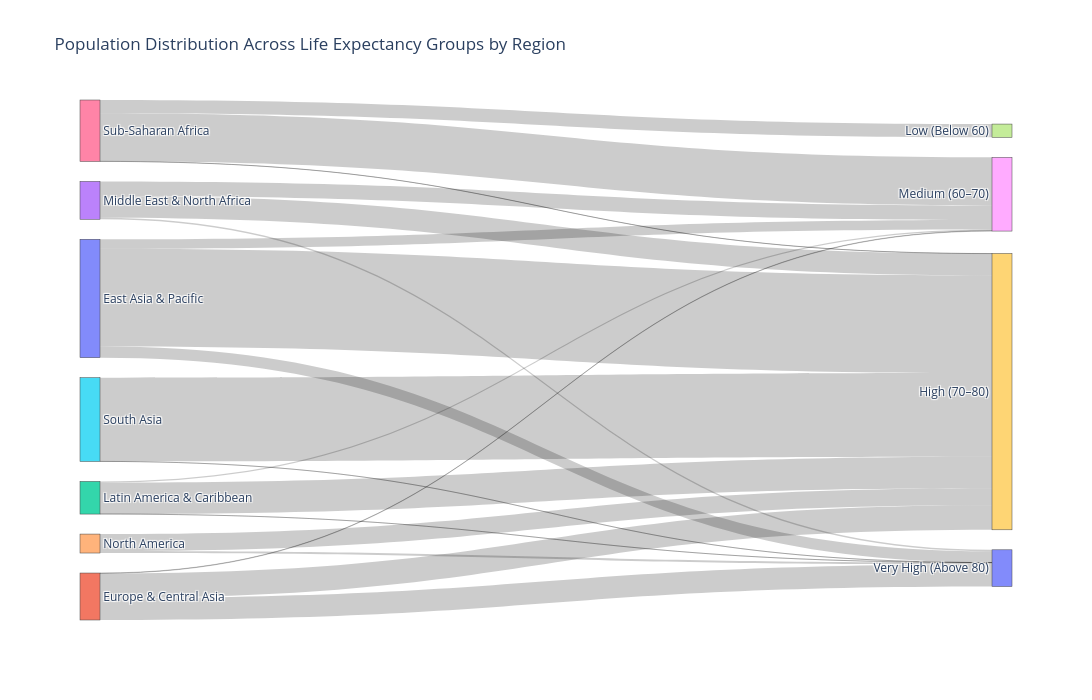

Here is the notebook cell this chart was saved with:
### Code cell
# Get unique regions and life expectancy categories
regions = flow_data["region"].unique().tolist()

categories = [
    "Low (Below 60)",
    "Medium (60–70)",
    "High (70–80)",
    "Very High (Above 80)"
]

# Create node labels
labels = regions + categories

# Map labels to node positions
node_indices = {
    label: i for i, label in enumerate(labels)
}

# Create source, target and value lists
sources = []
targets = []
values = []

for _, row in flow_data.iterrows():
    sources.append(node_indices[row["region"]])
    targets.append(node_indices[row["life_expectancy_group"]])
    values.append(row["population"])

# Create Sankey figure
fig = go.Figure(data=[go.Sankey(
    arrangement="snap",
    node=dict(
        pad=20,
        thickness=20,
        label=labels
    ),
    link=dict(
        source=sources,
        target=targets,
        value=values
    )
)])

fig.update_layout(
    title="Population Distribution Across Life Expectancy Groups by Region",
    width=1100,
    height=700
)

fig.show()

# Save interactive chart
fig.write_html("figures/p8_sankey_diagram.html")

### Figure 1 — Plotly figure (JSON) as saved in the notebook; plotly's stock layout.template omitted (floating-point values rounded to 4 significant figures)
{"data": [{"arrangement": "snap", "link": {"source": [0, 0, 0, 1, 1, 1, 2, 2, 2, 3, 3, 3, 4, 4, 5, 5, 6, 6, 6], "target": [8, 9, 10, 8, 9, 10, 8, 9, 10, 8, 9, 10, 9, 10, 9, 10, 7, 8, 9], "value": [188094230, 1920168986, 221838779, 7230193, 485537543, 431462040, 24402397, 617473312, 105413, 285416605, 429774626, 28935259, 333996304, 39014881, 1647485459, 524106, 261694219, 945062427, 1902142]}, "node": {"label": ["East Asia & Pacific", "Europe & Central Asia", "Latin America & Caribbean", "Middle East & North Africa", "North America", "South Asia", "Sub-Saharan Africa", "Low (Below 60)", "Medium (60–70)", "High (70–80)", "Very High (Above 80)"], "pad": 20, "thickness": 20}, "type": "sankey"}], "layout": {"height": 700, "title": {"text": "Population Distribution Across Life Expectancy Groups by Region"}, "width": 1100}}
